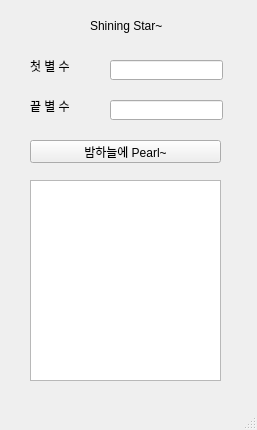
<?xml version="1.0" encoding="UTF-8"?>
<ui version="4.0">
 <class>MainWindow</class>
 <widget class="QMainWindow" name="MainWindow">
  <property name="geometry">
   <rect>
    <x>0</x>
    <y>0</y>
    <width>257</width>
    <height>430</height>
   </rect>
  </property>
  <property name="windowTitle">
   <string>MainWindow</string>
  </property>
  <widget class="QWidget" name="centralwidget">
   <widget class="QLabel" name="label">
    <property name="geometry">
     <rect>
      <x>90</x>
      <y>10</y>
      <width>81</width>
      <height>31</height>
     </rect>
    </property>
    <property name="text">
     <string>Shining Star~</string>
    </property>
   </widget>
   <widget class="QLabel" name="label_2">
    <property name="geometry">
     <rect>
      <x>30</x>
      <y>50</y>
      <width>61</width>
      <height>31</height>
     </rect>
    </property>
    <property name="text">
     <string>첫 별 수 </string>
    </property>
   </widget>
   <widget class="QLabel" name="label_3">
    <property name="geometry">
     <rect>
      <x>30</x>
      <y>90</y>
      <width>61</width>
      <height>31</height>
     </rect>
    </property>
    <property name="text">
     <string>끝 별 수 </string>
    </property>
   </widget>
   <widget class="QLineEdit" name="qle1">
    <property name="geometry">
     <rect>
      <x>110</x>
      <y>60</y>
      <width>113</width>
      <height>20</height>
     </rect>
    </property>
   </widget>
   <widget class="QLineEdit" name="qle2">
    <property name="geometry">
     <rect>
      <x>110</x>
      <y>100</y>
      <width>113</width>
      <height>20</height>
     </rect>
    </property>
   </widget>
   <widget class="QTextEdit" name="qte">
    <property name="geometry">
     <rect>
      <x>30</x>
      <y>180</y>
      <width>191</width>
      <height>201</height>
     </rect>
    </property>
   </widget>
   <widget class="QPushButton" name="pb">
    <property name="geometry">
     <rect>
      <x>30</x>
      <y>140</y>
      <width>191</width>
      <height>23</height>
     </rect>
    </property>
    <property name="text">
     <string>밤하늘에 Pearl~</string>
    </property>
   </widget>
  </widget>
  <widget class="QMenuBar" name="menubar">
   <property name="geometry">
    <rect>
     <x>0</x>
     <y>0</y>
     <width>257</width>
     <height>21</height>
    </rect>
   </property>
  </widget>
  <widget class="QStatusBar" name="statusbar"/>
 </widget>
 <resources/>
 <connections/>
</ui>
